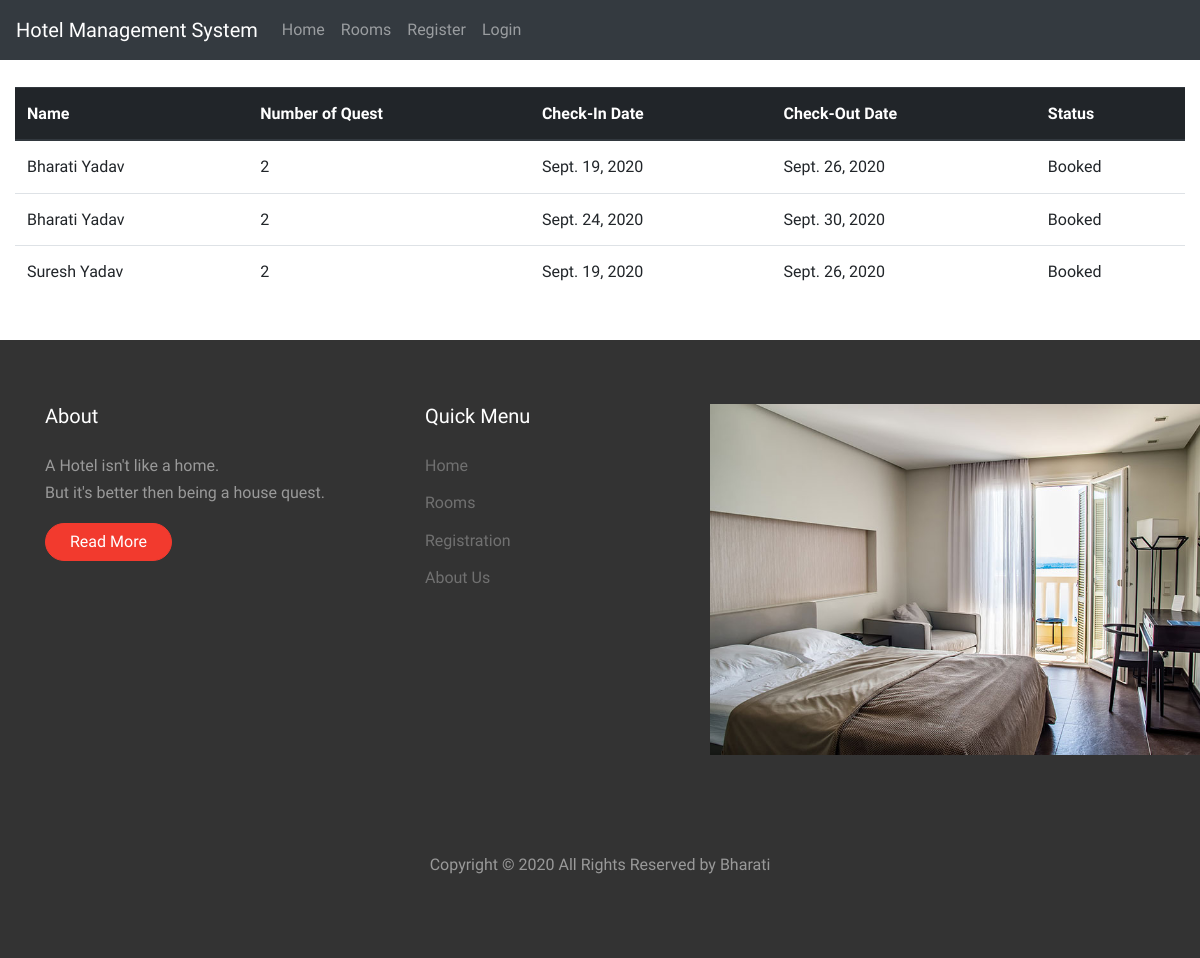
Page /blist on the committed database.
### hotelapp/models.py (models this page shows)
class BookingModel(models.Model):
	user = models.CharField(max_length=50)
	quest = models.IntegerField()
	roomId = models.IntegerField()
	roomType = models.CharField(max_length=30)
	beds = models.IntegerField()
	capacity = models.IntegerField()
	price = models.FloatField(default=0)
	check_in = models.DateField()
	check_out = models.DateField()

### hotelapp/views.py (the view)
# urls.py: path('blist',views.bookingList),
def bookingList(request):
    blist = BookingModel.objects.all()
    return render(request,"hotelapp/booking_list.html",{'blist':blist})

### templates/hotelapp/booking_list.html
{% include "hotelapp/header.html" %}
    <div class="container-fluid">
      <table class="table">
  <thead class="thead-dark">
    <tr>
      <th scope="col">Name</th>
      <th scope="col">Number of Quest</th>
      <th scope="col">Check-In Date</th>
      <th scope="col">Check-Out Date</th>
      <th scope="col">Status</th>
    </tr>
  </thead>
  <tbody>
    {% for booking in blist %}
    <tr>
      <td>{{booking.user}}</td>
      <td>{{booking.quest}}</td>
      <td>{{booking.check_in}}</td>
      <td>{{booking.check_out}}</td>
      <td>Booked</td>
    </tr>
    {% endfor %}
  </tbody>
</table>
    </div>
   {% include "hotelapp/footer.html" %}

### static/css/style.css (style rules this page uses)
body { line-height: 1.7; color: rgba(0, 0, 0, 0.5); font-weight: 400; font-size: 1rem; font-family: "Work Sans", -apple-system, BlinkMacSystemFont, "Segoe UI", Roboto, "Helvetica Neue", Arial, sans-serif, "Apple Color Emoji", "Segoe UI Emoji", "Segoe UI Symbol", "Noto Color Emoji"; }

### rows in the picture
BookingModel: user "Bharati Yadav", quest "2", check_in "Sept. 19, 2020", check_out "Sept. 26, 2020"
BookingModel: user "Bharati Yadav", quest "2", check_in "Sept. 24, 2020", check_out "Sept. 30, 2020"
BookingModel: user "Suresh Yadav", quest "2", check_in "Sept. 19, 2020", check_out "Sept. 26, 2020"
